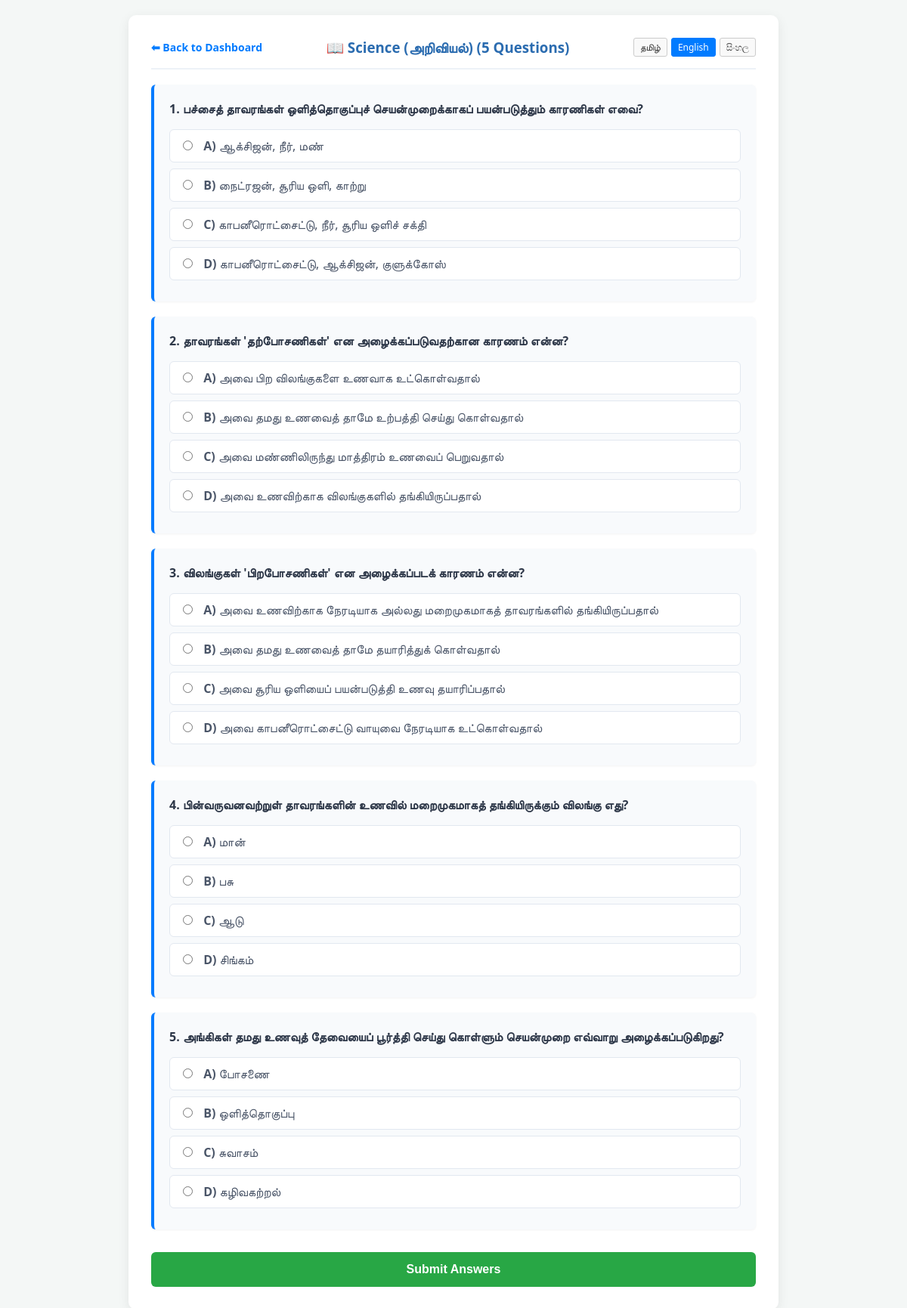
Page /take_quiz.php?subject=Science+(அறிவியல்)&lang=en (signed in) on the committed database.
### tables this page shows
CREATE TABLE `generated_questions` (
  `id` int(11) NOT NULL,
  `file_id` int(11) DEFAULT NULL,
  `subject` varchar(100) DEFAULT 'பொது (General)',
  `question_text` text NOT NULL,
  `option_a` varchar(255) DEFAULT NULL,
  `option_b` varchar(255) DEFAULT NULL,
  `option_c` varchar(255) DEFAULT NULL,
  `option_d` varchar(255) DEFAULT NULL,
  `correct_option` enum('A','B','C','D') DEFAULT NULL
);

### take_quiz.php (the view, shortened to what this page needs)
<?php
require 'db.php';
$lang = isset($_SESSION['lang']) ? $_SESSION['lang'] : 'ta';
$translations = [
    'ta' => [
        'title' => 'Quiz',
        'back' => '⬅ Dashboard-க்குத் திரும்பு',
        'questions_suffix' => 'வினாக்கள்',
        'submit' => 'விடைகளைச் சமர்ப்பிக்கவும் (Submit Answers)',
        'no_quiz' => 'இந்தப் பாடத்தில் தற்போது கேள்விகள் இல்லை.',
        'choose_other' => 'வேறு பாடத்தைத் தேர்ந்தெடுக்கவும்'
    ],
    'en' => [
        'title' => 'Quiz',
        'back' => '⬅ Back to Dashboard',
        'questions_suffix' => 'Questions',
        'submit' => 'Submit Answers',
        'no_quiz' => 'There are no questions available for this subject right now.',
        'choose_other' => 'Choose another subject'
    ],
    'si' => [
        'title' => 'ප්‍රශ්නාවලිය',
        'back' => '⬅ Dashboard වෙත ආපසු',
        'questions_suffix' => 'ප්‍රශ්න',
        'submit' => 'පිළිතුරු ඉදිරිපත් කරන්න',
        'no_quiz' => 'මෙම විෂය සඳහා දැනට ප්‍රශ්න නොමැත.',
        'choose_other' => 'වෙනත් විෂයක් තෝරන්න'
    ]
];
$t = $translations[$lang];
$selected_subject = $_GET['subject'];
$stmt = $conn->prepare("SELECT * FROM generated_questions WHERE subject = ? ORDER BY RAND() LIMIT 5");
$stmt->bind_param("s", $selected_subject);
$stmt->execute();
$result = $stmt->get_result();
?>
<!DOCTYPE html>
<html lang="<?php echo $lang; ?>">
<head>
</head>
<body>
<div class="container">
    <div class="header-box">
        <a href="student_dashboard.php" class="back-link"><?php echo $t['back']; ?></a>
        <h3 style="margin: 0; color: #2b6cb0;">📖 <?php echo htmlspecialchars($selected_subject); ?> (5 <?php echo $t['questions_suffix']; ?>)</h3>
        <div class="lang-switcher">
            <a href="?subject=<?php echo urlencode($selected_subject); ?>&lang=ta" class="lang-btn <?php if($lang == 'ta') echo 'active'; ?>">தமிழ்</a>
            <a href="?subject=<?php echo urlencode($selected_subject); ?>&lang=en" class="lang-btn <?php if($lang == 'en') echo 'active'; ?>">English</a>
            <a href="?subject=<?php echo urlencode($selected_subject); ?>&lang=si" class="lang-btn <?php if($lang == 'si') echo 'active'; ?>">සිංහල</a>
        </div>
    </div>
    <form action="submit_quiz.php" method="POST">
        <?php
        $q_no = 1;
        if ($result && $result->num_rows > 0) {
            while($row = $result->fetch_assoc()) {
        ?>
                <div class="question-card">
                    <div class="question-title"><?php echo $q_no . ". " . htmlspecialchars($row['question_text']); ?></div>
                    <label><input type="radio" name="answer_<?php echo $row['id']; ?>" value="A" required> <b>A)</b> <?php echo htmlspecialchars($row['option_a']); ?></label>
                    <label><input type="radio" name="answer_<?php echo $row['id']; ?>" value="B"> <b>B)</b> <?php echo htmlspecialchars($row['option_b']); ?></label>
                    <label><input type="radio" name="answer_<?php echo $row['id']; ?>" value="C"> <b>C)</b> <?php echo htmlspecialchars($row['option_c']); ?></label>
                    <label><input type="radio" name="answer_<?php echo $row['id']; ?>" value="D"> <b>D)</b> <?php echo htmlspecialchars($row['option_d']); ?></label>
                </div>
        <?php
                $q_no++;
            }
        ?>
            <button type="submit" class="submit-btn"><?php echo $t['submit']; ?></button>
        <?php
        } else {
            echo "<div class='no-quiz'><p>" . $t['no_quiz'] . "</p><a href='student_dashboard.php' class='back-link'>" . $t['choose_other'] . "</a></div>";
        }
        ?>
    </form>
</div>
</body>
</html>

### take_quiz.php (style rules this page uses)
body { font-family: 'Segoe UI', Arial, sans-serif; background: #f4f7f6; padding: 20px; margin: 0; }
.container { max-width: 800px; margin: auto; background: white; padding: 30px; border-radius: 10px; box-shadow: 0 4px 15px rgba(0,0,0,0.08); }
.header-box { display: flex; justify-content: space-between; align-items: center; border-bottom: 2px solid #edf2f7; padding-bottom: 15px; margin-bottom: 20px; flex-wrap: wrap; gap: 10px; }
.back-link { color: #007bff; text-decoration: none; font-weight: bold; font-size: 14px; }
.question-card { background: #f8fafc; border-left: 4px solid #007bff; border-radius: 6px; padding: 20px; margin-bottom: 20px; box-shadow: 0 1px 3px rgba(0,0,0,0.05); }
.question-title { font-weight: bold; font-size: 16px; margin-bottom: 15px; color: #2d3748; line-height: 1.5; }
label { display: block; padding: 10px 12px; margin-bottom: 8px; background: white; border: 1px solid #e2e8f0; border-radius: 6px; cursor: pointer; transition: all 0.2s ease; color: #4a5568; }
input[type="radio"] { margin-right: 10px; }
.submit-btn { background: #28a745; color: white; padding: 14px 25px; border: none; font-size: 16px; font-weight: bold; border-radius: 6px; cursor: pointer; width: 100%; transition: background 0.2s; margin-top: 10px; }
.lang-switcher { display: flex; gap: 5px; }
.lang-btn { text-decoration: none; padding: 3px 8px; border: 1px solid #ccc; border-radius: 3px; font-size: 12px; color: #333; background: #f9f9f9; }
.lang-btn.active { background: #007bff; color: white; border-color: #007bff; }

### rows in the picture
generated_questions: question_text "பச்சைத் தாவரங்கள் ஒளித்தொகுப்புச் செயன்முறைக்காகப் பயன்படுத்தும் காரணிகள் எவை?", option_a "ஆக்சிஜன், நீர், மண்", option_b "நைட்ரஜன், சூரிய ஒளி, காற்று", option_c "காபனீரொட்சைட்டு, நீர், சூரிய ஒளிச் சக்தி", option_d "காபனீரொட்சைட்டு, ஆக்சிஜன், குளுக்கோஸ்"
generated_questions: question_text "தாவரங்கள் 'தற்போசணிகள்' என அழைக்கப்படுவதற்கான காரணம் என்ன?", option_a "அவை பிற விலங்குகளை உணவாக உட்கொள்வதால்", option_b "அவை தமது உணவைத் தாமே உற்பத்தி செய்து கொள்வதால்", option_c "அவை மண்ணிலிருந்து மாத்திரம் உணவைப் பெறுவதால்", option_d "அவை உணவிற்காக விலங்குகளில் தங்கியிருப்பதால்"
generated_questions: question_text "விலங்குகள் 'பிறபோசணிகள்' என அழைக்கப்படக் காரணம் என்ன?", option_a "அவை உணவிற்காக நேரடியாக அல்லது மறைமுகமாகத் தாவரங்களில் தங்கியிருப்பதால்", option_b "அவை தமது உணவைத் தாமே தயாரித்துக் கொள்வதால்", option_c "அவை சூரிய ஒளியைப் பயன்படுத்தி உணவு தயாரிப்பதால்", option_d "அவை காபனீரொட்சைட்டு வாயுவை நேரடியாக உட்கொள்வதால்"
generated_questions: question_text "பின்வருவனவற்றுள் தாவரங்களின் உணவில் மறைமுகமாகத் தங்கியிருக்கும் விலங்கு எது?", option_a "மான்", option_b "பசு", option_c "ஆடு", option_d "சிங்கம்"
generated_questions: question_text "அங்கிகள் தமது உணவுத் தேவையைப் பூர்த்தி செய்து கொள்ளும் செயன்முறை எவ்வாறு அழைக்கப்படுகிறது?", option_a "போசணை", option_b "ஒளித்தொகுப்பு", option_c "சுவாசம்", option_d "கழிவகற்றல்"

### other values in the picture
$t['back'] "⬅ Back to Dashboard"
$selected_subject "Science (அறிவியல்)"
$t['questions_suffix'] "Questions"
$t['submit'] "Submit Answers"
